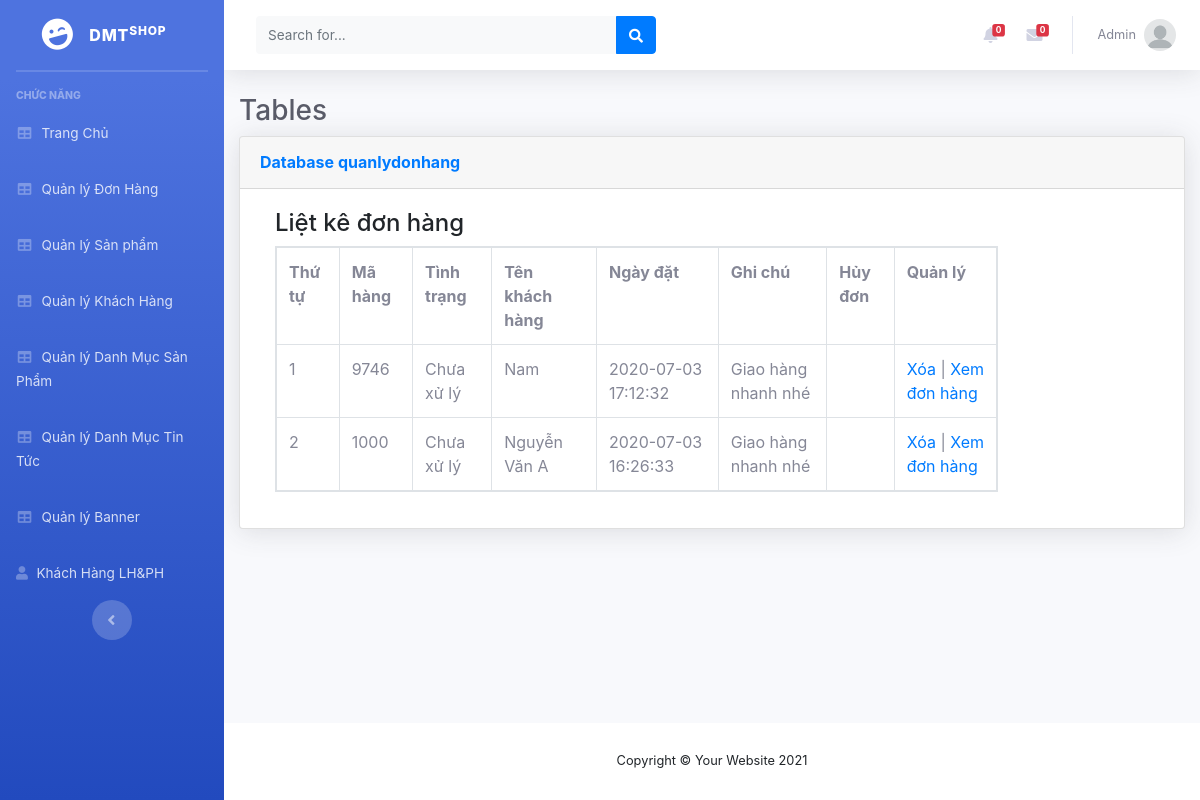
Screenshot of /admin/index2.php?mod=quanlydonhang with the database file from the repository.
### tables this page shows
CREATE TABLE `donhang` (
  `donhang_id` int(11) NOT NULL,
  `sp_id` int(11) NOT NULL,
  `soluong` int(11) NOT NULL,
  `mahang` varchar(50) NOT NULL,
  `khachhang_id` int(11) NOT NULL,
  `ngaythang` timestamp NOT NULL DEFAULT current_timestamp() ON UPDATE current_timestamp(),
  `tinhtrang` int(11) NOT NULL,
  `huydon` int(11) NOT NULL DEFAULT 0
);

CREATE TABLE `khachhang` (
  `khachhang_id` int(11) NOT NULL,
  `name` varchar(255) NOT NULL,
  `phone` varchar(50) NOT NULL,
  `address` varchar(255) NOT NULL,
  `note` text NOT NULL,
  `email` varchar(255) NOT NULL,
  `password` varchar(100) NOT NULL,
  `giaohang` int(11) NOT NULL
);

### admin/xulydonhang.php (the view, shortened to what this page needs)
<?php
include('../db/connect.php');
?>
<!DOCTYPE html>
<html>
<head>
<link href="../css/bootstrap.css" rel="stylesheet" type="text/css" media="all" />
</head>
<body>
    <div class="container">
        <div class="row">
            <div class="col-md-10">
            <h4>Liệt kê đơn hàng</h4>
            <?php
            $sql_select=mysqli_query($mysqli,"select * from sanpham,khachhang,donhang where donhang.sp_id=sanpham.sp_id and donhang.khachhang_id=khachhang.khachhang_id group by donhang.mahang order by donhang.donhang_id desc");
            ?>
            <table class="table table-responsive table-bordered ">
                <tr>
                    <th>Thứ tự</th>
                    <th>Mã hàng</th>
                    <th>Tình trạng</th>
                    <th>Tên khách hàng</th>
                    <th>Ngày đặt</th>
                    <th>Ghi chú</th>
                    <th>Hủy đơn</th>
                    <th>Quản lý</th>
                </tr>
                <?php
                $i=0;
                while($row_donhang=mysqli_fetch_array($sql_select)){
                    $i++;
                ?>
                <tr>
                    <td><?php echo $i ?></td>
                    <td><?php echo $row_donhang['mahang'] ?></td>
                    <td><?php
                        if($row_donhang['tinhtrang']==0){
                            echo 'Chưa xử lý';
                        }else{
                            echo 'Đã xử lý';
                        }
                     ?></td>
                    <td><?php echo $row_donhang['name'] ?></td>
                    <td><?php echo $row_donhang['ngaythang'] ?></td>
                    <td><?php echo $row_donhang['note'] ?></td>
                    <td><?php if($row_donhang['huydon']==0){
                    }elseif($row_donhang['huydon']==1){ echo '<a href="?mod=quanlydonhang&quanly=xemdonhang&mahang='.$row_donhang["mahang"].'&xacnhanhuy=2">Xác nhận hủy đơn</a>';
                    }else{
                        echo 'Đã hủy';
                    }
                     ?></td>
                    <td><a href="?mod=quanlydonhang&xoadonhang=<?php echo $row_donhang['mahang'] ?>">Xóa</a> | <a href="?mod=quanlydonhang&quanly=xemdonhang&mahang=<?php echo $row_donhang['mahang'] ?>">Xem đơn hàng</a></td>
                </tr>
                <?php
                }
                ?>
            </table>
            </div>
        </div>
    </div>
</body>
</html>

### rows the page displays
donhang: mahang "9746", tinhtrang "Chưa xử lý", khachhang.name "Nam", ngaythang "2020-07-03 17:12:32", khachhang.note "Giao hàng nhanh nhé"
donhang: mahang "1000", tinhtrang "Chưa xử lý", khachhang.name "Nguyễn Văn A", ngaythang "2020-07-03 16:26:33", khachhang.note "Giao hàng nhanh nhé"

### other values shown
$mod "quanlydonhang"
